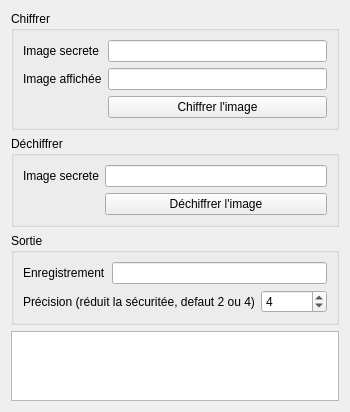
<?xml version="1.0" encoding="UTF-8"?>
<ui version="4.0">
 <class>fenetre</class>
 <widget class="QWidget" name="fenetre">
  <property name="geometry">
   <rect>
    <x>0</x>
    <y>0</y>
    <width>350</width>
    <height>356</height>
   </rect>
  </property>
  <property name="windowTitle">
   <string>Stéganographie automatique</string>
  </property>
  <layout class="QVBoxLayout" name="verticalLayout">
   <item>
    <widget class="QGroupBox" name="groupBox">
     <property name="title">
      <string>Chiffrer</string>
     </property>
     <layout class="QFormLayout" name="formLayout">
      <item row="0" column="0">
       <widget class="QLabel" name="label">
        <property name="text">
         <string>Image secrete</string>
        </property>
       </widget>
      </item>
      <item row="0" column="1">
       <widget class="QLineEdit" name="lCIn"/>
      </item>
      <item row="1" column="0">
       <widget class="QLabel" name="label_2">
        <property name="text">
         <string>Image affichée</string>
        </property>
       </widget>
      </item>
      <item row="1" column="1">
       <widget class="QLineEdit" name="lCBack"/>
      </item>
      <item row="2" column="1">
       <widget class="QPushButton" name="bC">
        <property name="text">
         <string>Chiffrer l'image</string>
        </property>
       </widget>
      </item>
     </layout>
    </widget>
   </item>
   <item>
    <widget class="QGroupBox" name="groupBox_3">
     <property name="title">
      <string>Déchiffrer</string>
     </property>
     <layout class="QFormLayout" name="formLayout_2">
      <item row="0" column="0">
       <widget class="QLabel" name="label_3">
        <property name="text">
         <string>Image secrete</string>
        </property>
       </widget>
      </item>
      <item row="0" column="1">
       <widget class="QLineEdit" name="lDIn"/>
      </item>
      <item row="1" column="1">
       <widget class="QPushButton" name="bD">
        <property name="text">
         <string>Déchiffrer l'image</string>
        </property>
       </widget>
      </item>
     </layout>
    </widget>
   </item>
   <item>
    <spacer name="verticalSpacer">
     <property name="orientation">
      <enum>Qt::Vertical</enum>
     </property>
     <property name="sizeHint" stdset="0">
      <size>
       <width>20</width>
       <height>40</height>
      </size>
     </property>
    </spacer>
   </item>
   <item>
    <widget class="QGroupBox" name="groupBox_2">
     <property name="title">
      <string>Sortie</string>
     </property>
     <layout class="QVBoxLayout" name="verticalLayout_2">
      <item>
       <layout class="QFormLayout" name="formLayout_3">
        <item row="0" column="0">
         <widget class="QLabel" name="label_4">
          <property name="text">
           <string>Enregistrement</string>
          </property>
         </widget>
        </item>
        <item row="0" column="1">
         <widget class="QLineEdit" name="lOut"/>
        </item>
       </layout>
      </item>
      <item>
       <layout class="QFormLayout" name="formLayout_4">
        <item row="0" column="0">
         <widget class="QLabel" name="label_5">
          <property name="text">
           <string>Précision (réduit la sécuritée, defaut 2 ou 4)</string>
          </property>
         </widget>
        </item>
        <item row="0" column="1">
         <widget class="QSpinBox" name="sPrecision">
          <property name="minimum">
           <number>1</number>
          </property>
          <property name="maximum">
           <number>255</number>
          </property>
          <property name="value">
           <number>4</number>
          </property>
         </widget>
        </item>
       </layout>
      </item>
     </layout>
    </widget>
   </item>
   <item>
    <widget class="QTextEdit" name="teLog"/>
   </item>
  </layout>
 </widget>
 <resources/>
 <connections/>
</ui>
